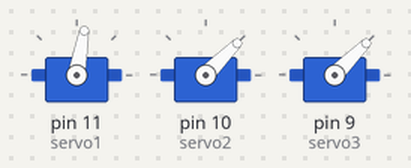
A sketch run on a simulated Arduino Mega 2560, built with avr-gcc and run on an emulated ATmega2560. Shown: 3 × servo. Random numbers use the default seed unless the sketch sets one.

Above: at 0.1 s.
At 22.1 s:
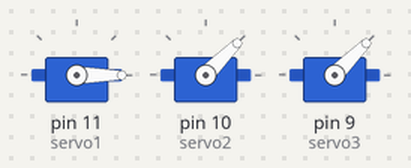
At 35.6 s:
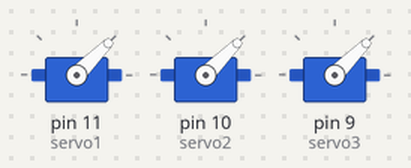
Timing chart, 0 to 37.1 s (numbered marks = the images above):
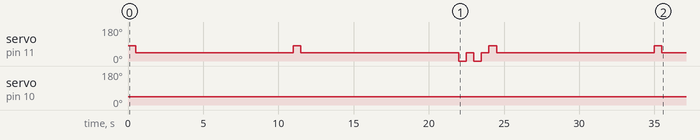

The sketch:

yummi-proj-mega.ino
```cpp
#include <Servo.h>

unsigned long currentMillis;

//each new timer requires similar three lines of code
unsigned long MillisServo1;
unsigned long MillisServo2;
unsigned long MillisServo3;
boolean       repeat13    = true; //repeat this sequence?
boolean       flag13      = true; //is this timer enabled?

Servo myservo1;
Servo myservo2;
Servo myservo3;

int servo1 = 11;
int servo2 = 10;
int servo3 = 9;

//myservo1.write(45);  // baseline
//myservo1.write(145); // 90
//myservo1.write(10);  // left
//myservo1.write(80);   // Right

void setup() {
  myservo1.attach(servo1);
  myservo2.attach(servo2);
  myservo3.attach(servo3);

  myservo1.write(45);
  myservo2.write(45);
  myservo3.write(45);


}

int randNumber = 0;

int randomgen(int min, int max)  // Pass in range
{
  srand(time(NULL));  // Changed from rand(). srand() seeds rand for you.
  int random = rand() % (max - min) + min;
  return random;
}


void loop() {
  if (flag13 == true && CheckTime(MillisServo1, 20000ul, repeat13))
  {
    ppHop();
  }

  if (flag13 == true && CheckTime(MillisServo2, 100000ul, repeat13))
  {
    skillPoints();
  }

  if (flag13 == true && CheckTime(MillisServo3, 240000ul, repeat13))
  {
    useSummoners();
  }

  heal();
  delay(10000);
}

void skillPoints() {
  myservo2.write(0);
  delay(500);
  myservo2.write(45);
  delay(500);
  myservo2.write(80);
  delay(500);
  myservo2.write(45);
  delay(500);
  myservo2.write(0);
  delay(500);
  myservo2.write(45);
  delay(500);
  myservo2.write(80);
  delay(500);
  myservo2.write(45);
  delay(500);
}

void useSummoners() {
  myservo3.write(10);
  delay(500);
  myservo3.write(45);
  delay(500);
  myservo3.write(80);
  delay(500);
  myservo3.write(45);
  delay(500);
}

void ppHop() {
  myservo1.write(0);
  delay(500);
  myservo1.write(45);
  delay(500);
  myservo1.write(0);
  delay(500);
  myservo1.write(45);
  delay(500);
}


void heal() {
  myservo1.write(80);
  delay(500);
  myservo1.write(45);
  delay(500);
}

//lastMillis = time we started, wait = delay in mS, restart = do we start again
boolean CheckTime(unsigned long &lastMillis, unsigned long wait, boolean restart)
{
  //is the time up for this task?
  if (millis() - lastMillis >= wait)
  {
    //should this start again?
    if (restart)
    {
      //get ready for the next iteration
      lastMillis = millis(); //get ready for the next iteration
    }
    return true;
  }
  return false;

}
```

Measured:
- by itself, servo on pin 11 (servo1): 80° → 45° at 0.50 s, → 80° 10.5 s later, → 45° 0.50 s later, → 0° 10.5 s later, … (11 changes in this stretch)
